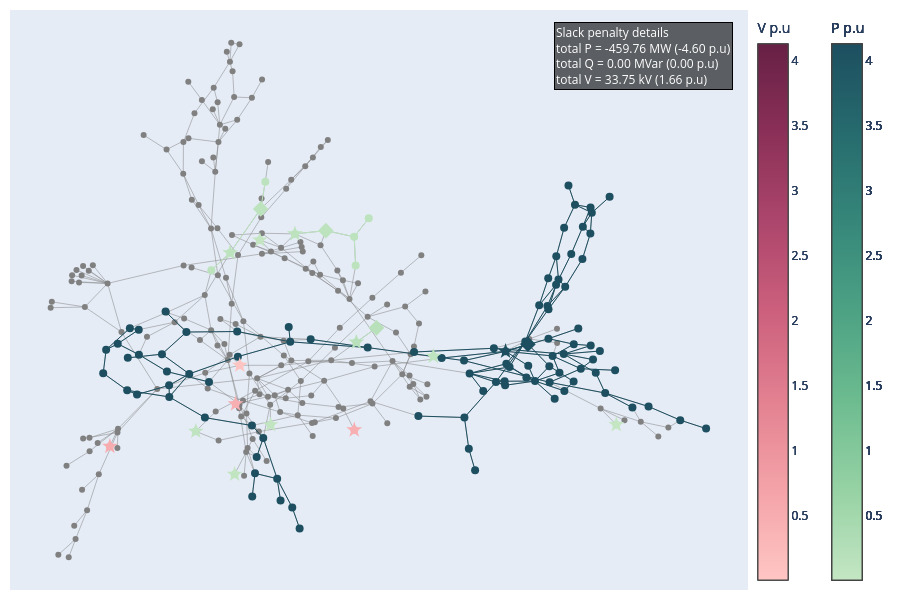

Here is the notebook cell this chart was saved with:
### Code cell
# slack_info 
pertubation = "active-perturbation"
data = pd.read_csv(
    network_name +"_" + pertubation + ".csv",
    sep=";",
    engine="python",
    index_col=False,
   # on_bad_lines="skip",
)
optim_info = pd.read_csv(
    network_name + "_" + pertubation + "_optim_info.csv",
    sep=";",
    engine="python",
    index_col=False,
)
extension_in = '.xiidm'
network = pn.load('./Outputs/' + network +"-"+pertubation + extension_in)
edges = edges_with_impedance(network)

data_grouped = data.groupby('busId')[['type','slackValue_pu','slackValue','gen','controlevoltage','transfo','shunt','load','info']].agg(unique_list)
data_grouped['Total_slack_abs'] = data_grouped['slackValue_pu'].apply(lambda x: builtins.sum(abs(slack) for slack in x) if isinstance(x, list) else abs(x))
G, dist, pos = network_construction(edges, data_grouped)
clusters = slack_subgraph(G, data_grouped)
data_grouped = cluster_subgraph(G, clusters, data_grouped, dist)
fig = plot_slack_cluster(G, pos, clusters,data_grouped,data, col_centroid='centroid')
fig.show()

### Figure 1 — Plotly figure (JSON) as saved in the notebook; plotly's stock layout.template omitted (floating-point values rounded to 4 significant figures; data arrays with more than 128 entries replaced by an {"elided": "..."} marker saying what was removed)
{"data": [{"hovertemplate": "%{text}<extra></extra>", "line": {"color": "grey", "width": 0.5}, "mode": "lines", "name": "edges", "text": {"elided": "818 str values"}, "type": "scatter", "x": {"elided": "1227 float values"}, "y": {"elided": "1227 float values"}}, {"hovertemplate": "%{text}<extra></extra>", "marker": {"color": "gray", "size": 6}, "mode": "markers", "name": "All nodes", "text": {"elided": "185 str values"}, "type": "scatter", "x": {"elided": "185 float values"}, "y": {"elided": "185 float values"}}, {"hovertemplate": "%{text}<extra></extra>", "marker": {"cmax": 4.13, "cmin": 0.007235, "color": "rgb(29, 79, 96)", "colorbar": {"title": {"text": "P p.u"}, "x": 1.1}, "colorscale": [[0, "rgb(196, 230, 195)"], [0.1667, "rgb(150, 210, 164)"], [0.3333, "rgb(109, 188, 144)"], [0.5, "rgb(77, 162, 132)"], [0.6667, "rgb(54, 135, 122)"], [0.8333, "rgb(38, 107, 110)"], [1, "rgb(29, 79, 96)"]], "size": 12, "symbol": "star"}, "mode": "markers", "name": "Centroids", "text": ["Centroid: VL3_0<br>Gen: [nan]<br>Controle voltage type: N/A<br>Controle voltage location: N/A<br>Controle voltage status: N/A<br>Transfo: [nan]<br>Shunt: [nan]<br>Load: ['VL3_0_load']<br>number of nodes: 94<br><br>Total P = -391.9002 MW (-3.92 p.u)<br>Total Q = 0.00 MVar (0.00 p.u)<br>Total V = 6.45 kV (0.2109 p.u)"], "type": "scatter", "x": [0.4327], "y": [-0.08716]}, {"hovertemplate": "%{text}<extra></extra>", "marker": {"color": "rgb(29, 79, 96)", "size": 12, "symbol": "diamond"}, "mode": "markers", "name": "Second centroids", "text": ["Second centroid: VL7001_2<br>Gen: ['B7003-G']<br>Transfo: [nan, nan]<br>Shunt: [nan]<br>Load: [nan]<br>"], "type": "scatter", "x": [0.4844], "y": [-0.06209]}, {"line": {"color": "rgb(29, 79, 96)", "width": 1}, "mode": "lines", "type": "scatter", "x": {"elided": "354 float values"}, "y": {"elided": "354 float values"}}, {"hovertemplate": "%{text}<extra></extra>", "marker": {"color": "rgb(29, 79, 96)", "size": 8, "symbol": "circle"}, "mode": "markers", "text": ["VL130_1<br>slack: [-0.009155] p.u <br>type: ['P']", "VL70_0<br>slack: [-0.104506] p.u <br>type: ['P']", "VL9_0<br>slack: [-0.049056] p.u <br>type: ['P']", "VL169_0<br>slack: [-0.052013] p.u <br>type: ['P']", "VL11_0<br>slack: [-0.017547] p.u <br>type: ['P']", "VL1_0<br>slack: [-0.087044] p.u <br>type: ['P']", "VL4_0<br>slack: [-0.009528] p.u <br>type: ['P']", "VL13_0<br>slack: [-0.034604] p.u <br>type: ['P']", "VL135_0<br>slack: [-0.040534] p.u <br>type: ['P']", "VL104_0<br>slack: [-0.031274] p.u <br>type: ['P']", "VL528_0<br>slack: [-0.115386] p.u <br>type: ['P']", "VL22_0<br>slack: [-0.045928] p.u <br>type: ['P']", "VL205_0<br>slack: [-0.015006] p.u <br>type: ['P']", "VL201_0<br>slack: [-0.035694] p.u <br>type: ['P']", "VL116_0<br>slack: [-0.04248] p.u <br>type: ['P']", "VL130_0<br>slack: [-0.007598] p.u <br>type: ['P']", "VL117_0<br>slack: [-0.048875] p.u <br>type: ['P']", "VL8_0<br>slack: [-0.012108, 0.001716] p.u <br>type: ['P', 'V']", "VL108_0<br>slack: [-0.04203] p.u <br>type: ['P']", "VL132_0<br>slack: [-0.017979] p.u <br>type: ['P']", "VL115_0<br>slack: [-0.053251] p.u <br>type: ['P']", "VL122_0<br>slack: [-0.063056] p.u <br>type: ['P']", "VL27_0<br>slack: [-0.10417] p.u <br>type: ['P']", "VL113_0<br>slack: [-0.056183] p.u <br>type: ['P']", "VL128_0<br>slack: [-0.041736] p.u <br>type: ['P']", "VL1190_0<br>slack: [-0.048052] p.u <br>type: ['P']", "VL324_0<br>slack: [-0.081575] p.u <br>type: ['P']", "VL7011_1<br>slack: [-0.016902] p.u <br>type: ['P']", "VL132_1<br>slack: [-0.01524] p.u <br>type: ['P']", "VL116_1<br>slack: [-0.052904] p.u <br>type: ['P']", "VL160_0<br>slack: [-0.057739] p.u <br>type: ['P']", "VL5_0<br>slack: [-0.060539] p.u <br>type: ['P']", "VL20_0<br>slack: [-0.040756] p.u <br>type: ['P']", "VL119_0<br>slack: [-0.045169] p.u <br>type: ['P']", "VL3_0<br>slack: [-0.013575] p.u <br>type: ['P']", "VL7011_0<br>slack: [-0.017357] p.u <br>type: ['P']", "VL120_0<br>slack: [-0.044224] p.u <br>type: ['P']", "VL115_1<br>slack: [-0.051554] p.u <br>type: ['P']", "VL206_0<br>slack: [-0.048335] p.u <br>type: ['P']", "VL19_0<br>slack: [-0.03277] p.u <br>type: ['P']", "VL72_0<br>slack: [-0.010244] p.u <br>type: ['P']", "VL184_0<br>slack: [-0.041934] p.u <br>type: ['P']", "VL207_0<br>slack: [-0.050512] p.u <br>type: ['P']", "VL127_0<br>slack: [-0.071941] p.u <br>type: ['P']", "VL157_0<br>slack: [-0.062347] p.u <br>type: ['P']", "VL193_1<br>slack: [-0.018458] p.u <br>type: ['P']", "VL110_0<br>slack: [-0.071872] p.u <br>type: ['P']", "VL114_0<br>slack: [-0.058881] p.u <br>type: ['P']", "VL86_0<br>slack: [-0.023918] p.u <br>type: ['P']", "VL7001_0<br>slack: [-0.085616] p.u <br>type: ['P']", "VL73_0<br>slack: [-0.006259] p.u <br>type: ['P']", "VL71_0<br>slack: [-0.038434] p.u <br>type: ['P']", "VL126_0<br>slack: [-0.086016] p.u <br>type: ['P']", "VL10_1<br>slack: [-0.017848] p.u <br>type: ['P']", "VL26_0<br>slack: [-0.058667] p.u <br>type: ['P']", "VL109_0<br>slack: [-0.073862] p.u <br>type: ['P']", "VL322_0<br>slack: [-0.030427] p.u <br>type: ['P']", "VL87_0<br>slack: [-0.033048] p.u <br>type: ['P']", "VL112_0<br>slack: [-0.066101] p.u <br>type: ['P']", "VL208_0<br>slack: [-0.007186] p.u <br>type: ['P']", "VL134_0<br>slack: [-0.049939] p.u <br>type: ['P']", "VL167_0<br>slack: [-0.058574] p.u <br>type: ['P']", "VL170_0<br>slack: [-0.021509] p.u <br>type: ['P']", "VL76_0<br>slack: [-0.010419, 0.033304] p.u <br>type: ['P', 'V']", "VL158_0<br>slack: [-0.059574] p.u <br>type: ['P']", "VL14_0<br>slack: [-0.040595] p.u <br>type: ['P']", "VL185_0<br>slack: [-0.02756] p.u <br>type: ['P']", "VL171_0<br>slack: [-0.046172] p.u <br>type: ['P']", "VL130_2<br>slack: [-0.009674] p.u <br>type: ['P']", "VL7071_0<br>slack: [-0.037621] p.u <br>type: ['P']", "VL7130_0<br>slack: [-0.005355] p.u <br>type: ['P']", "VL10_0<br>slack: [-0.018232] p.u <br>type: ['P']", "VL125_0<br>slack: [-0.101967] p.u <br>type: ['P']", "VL123_0<br>slack: [-0.106721] p.u <br>type: ['P']", "VL1201_0<br>slack: [-0.039646] p.u <br>type: ['P']", "VL320_0<br>slack: [-0.054782] p.u <br>type: ['P']", "VL193_0<br>slack: [-0.008724] p.u <br>type: ['P']", "VL133_0<br>slack: [-0.040875] p.u <br>type: ['P']", "VL99_0<br>slack: [-0.043384] p.u <br>type: ['P']", "VL159_0<br>slack: [-0.051015] p.u <br>type: ['P']", "VL102_0<br>slack: [-0.018599] p.u <br>type: ['P']", "VL7001_2<br>slack: [-0.011859, 0.175886] p.u <br>type: ['P', 'V']", "VL1200_0<br>slack: [-0.04405] p.u <br>type: ['P']", "VL118_0<br>slack: [-0.046824] p.u <br>type: ['P']", "VL323_0<br>slack: [-0.020695] p.u <br>type: ['P']", "VL85_0<br>slack: [-0.035463] p.u <br>type: ['P']", "VL94_0<br>slack: [-0.044341] p.u <br>type: ['P']", "VL69_0<br>slack: [-0.017464] p.u <br>type: ['P']", "VL7_0<br>slack: [-0.015008] p.u <br>type: ['P']", "VL531_0<br>slack: [-0.020347] p.u <br>type: ['P']", "VL129_0<br>slack: [-0.039818] p.u <br>type: ['P']", "VL47_0<br>slack: [-0.017144] p.u <br>type: ['P']", "VL21_0<br>slack: [-0.036299] p.u <br>type: ['P']", "VL168_0<br>slack: [-0.041752] p.u <br>type: ['P']"], "type": "scatter", "x": [0.5571, -0.0596, 0.6292, 0.4344, 0.5671, 0.5316, 0.2853, 0.6408, 0.2315, -0.3039, -0.04257, 0.7255, -0.4624, -0.3488, 0.5678, 0.5007, 0.5843, 0.4058, -0.3603, 0.5337, 0.6101, 0.5703, 0.7627, -0.2612, 0.4316, 0.6728, -0.4391, 0.6855, 0.5684, 0.5498, 0.5311, 0.5902, 0.6626, 0.6318, 0.4327, 0.6504, 0.5929, 0.6284, -0.4891, 0.3368, -0.1456, 0.3479, -0.4959, 0.4105, 0.5318, -0.4135, -0.3438, -0.4405, -0.06422, 0.6006, -0.1265, -0.09438, 0.4783, 0.6064, 0.8358, -0.3433, -0.352, 0.1145, -0.4178, -0.4344, 0.3377, 0.4807, 0.5897, -0.1417, 0.5103, 0.2215, 0.3624, 0.3811, 0.4851, -0.08658, 0.546, 0.6346, 0.5294, 0.5549, 0.6288, 0.8955, -0.4139, 0.3498, -0.2973, 0.5493, -0.1867, 0.4844, 0.5779, 0.6111, -0.06772, -0.1851, -0.01707, -0.2517, 0.5413, -0.1519, 0.442, -0.1526, 0.5344, 0.4305], "y": [-0.163, -0.6377, -0.06678, -0.1308, -0.09674, -0.0427, -0.1108, -0.163, -0.3154, -0.01927, -0.7114, -0.2854, -0.06058, -0.1586, 0.3478, -0.192, 0.256, -0.07643, -0.09726, -0.1395, 0.2381, 0.1402, -0.2817, -0.3208, -0.2069, 0.4571, -0.1103, -0.154, -0.2267, 0.2476, 0.17, -0.06215, -0.2343, 0.4011, -0.08716, -0.08611, 0.4296, 0.3282, -0.08177, -0.12, -0.5172, -0.4304, -0.1644, -0.1954, 0.06128, -0.09896, -0.2071, -0.2247, -0.05368, -0.006537, -0.3925, -0.5361, -0.05264, -0.1485, -0.3298, -0.2479, 0.05293, -0.07409, -0.2394, -0.005614, -0.3203, -0.1799, -0.1937, -0.4594, 0.07523, -0.08971, -0.5067, -0.2274, -0.1382, -0.6132, -0.2542, -0.1164, 0.07252, 0.1661, 0.4195, -0.3594, -0.01106, -0.1652, -0.1668, 0.1475, -0.01746, -0.06209, 0.4966, 0.3521, -0.001864, -0.106, -0.04485, -0.1952, -0.1035, -0.5985, -0.1424, -0.3487, -0.1965, -0.1926]}, {"hovertemplate": "%{text}<extra></extra>", "marker": {"cmax": 4.13, "cmin": 0.007235, "color": "rgb(196, 230, 195)", "colorbar": {"title": {"text": "P p.u"}, "x": 1.1}, "colorscale": [[0, "rgb(196, 230, 195)"], [0.1667, "rgb(150, 210, 164)"], [0.3333, "rgb(109, 188, 144)"], [0.5, "rgb(77, 162, 132)"], [0.6667, "rgb(54, 135, 122)"], [0.8333, "rgb(38, 107, 110)"], [1, "rgb(29, 79, 96)"]], "size": 12, "symbol": "star"}, "mode": "markers", "name": "Centroids", "text": ["Centroid: VL319_0<br>Gen: [nan]<br>Controle voltage type: N/A<br>Controle voltage location: N/A<br>Controle voltage status: N/A<br>Transfo: [nan]<br>Shunt: [nan]<br>Load: ['VL319_0_load']<br>number of nodes: 1<br><br>Total P = -0.7235 MW (-0.01 p.u)<br>Total Q = 0.00 MVar (0.00 p.u)<br>Total V = 0.00 kV (0.0000 p.u)"], "type": "scatter", "x": [0.6883], "y": [-0.3458]}, {"line": {"color": "rgb(196, 230, 195)", "width": 1}, "mode": "lines", "type": "scatter", "x": [], "y": []}, {"hovertemplate": "%{text}<extra></extra>", "marker": {"color": "rgb(196, 230, 195)", "size": 8, "symbol": "circle"}, "mode": "markers", "text": ["VL319_0<br>slack: [-0.007235] p.u <br>type: ['P']"], "type": "scatter", "x": [0.6883], "y": [-0.3458]}, {"hovertemplate": "%{text}<extra></extra>", "marker": {"cmax": 4.13, "cmin": 0.007235, "color": "rgb(191, 228, 192)", "colorbar": {"title": {"text": "P p.u"}, "x": 1.1}, "colorscale": [[0, "rgb(196, 230, 195)"], [0.1667, "rgb(150, 210, 164)"], [0.3333, "rgb(109, 188, 144)"], [0.5, "rgb(77, 162, 132)"], [0.6667, "rgb(54, 135, 122)"], [0.8333, "rgb(38, 107, 110)"], [1, "rgb(29, 79, 96)"]], "size": 12, "symbol": "star"}, "mode": "markers", "name": "Centroids", "text": ["Centroid: VL526_0<br>Gen: [nan]<br>Controle voltage type: N/A<br>Controle voltage location: N/A<br>Controle voltage status: N/A<br>Transfo: [nan]<br>Shunt: [nan]<br>Load: ['VL526_0_load']<br>number of nodes: 1<br><br>Total P = -7.9616 MW (-0.08 p.u)<br>Total Q = 0.00 MVar (0.00 p.u)<br>Total V = 0.00 kV (0.0000 p.u)"], "type": "scatter", "x": [0.2661], "y": [-0.105]}, {"line": {"color": "rgb(191, 228, 192)", "width": 1}, "mode": "lines", "type": "scatter", "x": [], "y": []}, {"hovertemplate": "%{text}<extra></extra>", "marker": {"color": "rgb(191, 228, 192)", "size": 8, "symbol": "circle"}, "mode": "markers", "text": ["VL526_0<br>slack: [-0.079616] p.u <br>type: ['P']"], "type": "scatter", "x": [0.2661], "y": [-0.105]}, {"hovertemplate": "%{text}<extra></extra>", "marker": {"cmax": 4.13, "cmin": 0.007235, "color": "rgb(194, 229, 193)", "colorbar": {"title": {"text": "P p.u"}, "x": 1.1}, "colorscale": [[0, "rgb(196, 230, 195)"], [0.1667, "rgb(150, 210, 164)"], [0.3333, "rgb(109, 188, 144)"], [0.5, "rgb(77, 162, 132)"], [0.6667, "rgb(54, 135, 122)"], [0.8333, "rgb(38, 107, 110)"], [1, "rgb(29, 79, 96)"]], "size": 12, "symbol": "star"}, "mode": "markers", "name": "Centroids", "text": ["Centroid: VL562_0<br>Gen: [nan]<br>Controle voltage type: N/A<br>Controle voltage location: N/A<br>Controle voltage status: N/A<br>Transfo: [nan]<br>Shunt: [nan]<br>Load: ['VL562_0_load']<br>number of nodes: 1<br><br>Total P = -4.2047 MW (-0.04 p.u)<br>Total Q = 0.00 MVar (0.00 p.u)<br>Total V = 0.00 kV (0.0000 p.u)"], "type": "scatter", "x": [-0.1097], "y": [-0.3461]}, {"line": {"color": "rgb(194, 229, 193)", "width": 1}, "mode": "lines", "type": "scatter", "x": [], "y": []}, {"hovertemplate": "%{text}<extra></extra>", "marker": {"color": "rgb(194, 229, 193)", "size": 8, "symbol": "circle"}, "mode": "markers", "text": ["VL562_0<br>slack: [-0.042047] p.u <br>type: ['P']"], "type": "scatter", "x": [-0.1097], "y": [-0.3461]}, {"hovertemplate": "%{text}<extra></extra>", "marker": {"cmax": 4.13, "cmin": 0.007235, "color": "rgb(194, 229, 193)", "colorbar": {"title": {"text": "P p.u"}, "x": 1.1}, "colorscale": [[0, "rgb(196, 230, 195)"], [0.1667, "rgb(150, 210, 164)"], [0.3333, "rgb(109, 188, 144)"], [0.5, "rgb(77, 162, 132)"], [0.6667, "rgb(54, 135, 122)"], [0.8333, "rgb(38, 107, 110)"], [1, "rgb(29, 79, 96)"]], "size": 12, "symbol": "star"}, "mode": "markers", "name": "Centroids", "text": ["Centroid: VL609_0<br>Gen: [nan]<br>Controle voltage type: N/A<br>Controle voltage location: N/A<br>Controle voltage status: N/A<br>Transfo: [nan]<br>Shunt: [nan]<br>Load: ['VL609_0_load']<br>number of nodes: 1<br><br>Total P = -4.3527 MW (-0.04 p.u)<br>Total Q = 0.00 MVar (0.00 p.u)<br>Total V = 0.00 kV (0.0000 p.u)"], "type": "scatter", "x": [-0.1926], "y": [-0.5205]}, {"line": {"color": "rgb(194, 229, 193)", "width": 1}, "mode": "lines", "type": "scatter", "x": [], "y": []}, {"hovertemplate": "%{text}<extra></extra>", "marker": {"color": "rgb(194, 229, 193)", "size": 8, "symbol": "circle"}, "mode": "markers", "text": ["VL609_0<br>slack: [-0.043527] p.u <br>type: ['P']"], "type": "scatter", "x": [-0.1926], "y": [-0.5205]}, {"hovertemplate": "%{text}<extra></extra>", "marker": {"cmax": 4.13, "cmin": 0.007235, "color": "rgb(254, 196, 194)", "colorbar": {"title": {"text": "V p.u"}, "x": 1}, "colorscale": [[0, "rgb(255, 198, 196)"], [0.1667, "rgb(244, 163, 168)"], [0.3333, "rgb(227, 129, 145)"], [0.5, "rgb(204, 96, 125)"], [0.6667, "rgb(173, 70, 108)"], [0.8333, "rgb(139, 48, 88)"], [1, "rgb(103, 32, 68)"]], "size": 12, "symbol": "star"}, "mode": "markers", "name": "Centroids", "text": ["Centroid: VL92_0<br>Gen: ['B92-G']<br>Controle voltage type: GENERATOR<br>Controle voltage location: [VL92_0]<br>Controle voltage status: MAIN<br>Transfo: [nan]<br>Shunt: [nan]<br>Load: ['VL92_0_load']<br>number of nodes: 1<br><br>Total P = 0.0000 MW (0.00 p.u)<br>Total Q = 0.00 MVar (0.00 p.u)<br>Total V = 5.20 kV (0.0452 p.u)"], "type": "scatter", "x": [-0.1807], "y": [-0.1364]}, {"line": {"color": "rgb(254, 196, 194)", "width": 1}, "mode": "lines", "type": "scatter", "x": [], "y": []}, {"hovertemplate": "%{text}<extra></extra>", "marker": {"color": "rgb(254, 196, 194)", "size": 8, "symbol": "circle"}, "mode": "markers", "text": ["VL92_0<br>slack: [0.045217] p.u <br>type: ['V']"], "type": "scatter", "x": [-0.1807], "y": [-0.1364]}, {"hovertemplate": "%{text}<extra></extra>", "marker": {"cmax": 4.13, "cmin": 0.007235, "color": "rgb(188, 227, 190)", "colorbar": {"title": {"text": "P p.u"}, "x": 1.1}, "colorscale": [[0, "rgb(196, 230, 195)"], [0.1667, "rgb(150, 210, 164)"], [0.3333, "rgb(109, 188, 144)"], [0.5, "rgb(77, 162, 132)"], [0.6667, "rgb(54, 135, 122)"], [0.8333, "rgb(38, 107, 110)"], [1, "rgb(29, 79, 96)"]], "size": 12, "symbol": "star"}, "mode": "markers", "name": "Centroids", "text": ["Centroid: VL173_0<br>Gen: [nan]<br>Controle voltage type: N/A<br>Controle voltage location: N/A<br>Controle voltage status: N/A<br>Transfo: [nan]<br>Shunt: ['VL173_0_shunt_compensators']<br>Load: ['VL173_0_load']<br>number of nodes: 5<br><br>Total P = -12.7279 MW (-0.13 p.u)<br>Total Q = 0.00 MVar (0.00 p.u)<br>Total V = 0.00 kV (0.0000 p.u)"], "type": "scatter", "x": [-0.05355], "y": [0.3266]}, {"hovertemplate": "%{text}<extra></extra>", "marker": {"color": "rgb(188, 227, 190)", "size": 12, "symbol": "diamond"}, "mode": "markers", "name": "Second centroids", "text": ["Second centroid: VL172_0<br>Gen: [nan]<br>Transfo: [nan]<br>Shunt: [nan]<br>Load: ['VL172_0_load']<br>"], "type": "scatter", "x": [0.01792], "y": [0.338]}, {"line": {"color": "rgb(188, 227, 190)", "width": 1}, "mode": "lines", "type": "scatter", "x": [0.01792, 0.08326, null, 0.01792, -0.05355, null, 0.08673, 0.08326, null, 0.08326, 0.117, null], "y": [0.338, 0.3164, null, 0.338, 0.3266, null, 0.2149, 0.3164, null, 0.3164, 0.3815, null]}, {"hovertemplate": "%{text}<extra></extra>", "marker": {"color": "rgb(188, 227, 190)", "size": 8, "symbol": "circle"}, "mode": "markers", "text": ["VL7139_0<br>slack: [-0.004426] p.u <br>type: ['P']", "VL172_0<br>slack: [-0.025772] p.u <br>type: ['P']", "VL182_0<br>slack: [-0.005252] p.u <br>type: ['P']", "VL173_0<br>slack: [-0.087253] p.u <br>type: ['P']", "VL139_0<br>slack: [-0.004576] p.u <br>type: ['P']"], "type": "scatter", "x": [0.117, 0.01792, 0.08673, -0.05355, 0.08326], "y": [0.3815, 0.338, 0.2149, 0.3266, 0.3164]}, {"hovertemplate": "%{text}<extra></extra>", "marker": {"cmax": 4.13, "cmin": 0.007235, "color": "rgb(195, 229, 194)", "colorbar": {"title": {"text": "P p.u"}, "x": 1.1}, "colorscale": [[0, "rgb(196, 230, 195)"], [0.1667, "rgb(150, 210, 164)"], [0.3333, "rgb(109, 188, 144)"], [0.5, "rgb(77, 162, 132)"], [0.6667, "rgb(54, 135, 122)"], [0.8333, "rgb(38, 107, 110)"], [1, "rgb(29, 79, 96)"]], "size": 12, "symbol": "star"}, "mode": "markers", "name": "Centroids", "text": ["Centroid: VL179_0<br>Gen: [nan]<br>Controle voltage type: N/A<br>Controle voltage location: N/A<br>Controle voltage status: N/A<br>Transfo: [nan]<br>Shunt: ['VL179_0_shunt_compensators']<br>Load: ['VL179_0_load']<br>number of nodes: 1<br><br>Total P = -2.5308 MW (-0.03 p.u)<br>Total Q = 0.00 MVar (0.00 p.u)<br>Total V = 0.00 kV (0.0000 p.u)"], "type": "scatter", "x": [-0.1344], "y": [0.3048]}, {"line": {"color": "rgb(195, 229, 194)", "width": 1}, "mode": "lines", "type": "scatter", "x": [], "y": []}, {"hovertemplate": "%{text}<extra></extra>", "marker": {"color": "rgb(195, 229, 194)", "size": 8, "symbol": "circle"}, "mode": "markers", "text": ["VL179_0<br>slack: [-0.025308] p.u <br>type: ['P']"], "type": "scatter", "x": [-0.1344], "y": [0.3048]}, {"hovertemplate": "%{text}<extra></extra>", "marker": {"cmax": 4.13, "cmin": 0.007235, "color": "rgb(192, 228, 193)", "colorbar": {"title": {"text": "P p.u"}, "x": 1.1}, "colorscale": [[0, "rgb(196, 230, 195)"], [0.1667, "rgb(150, 210, 164)"], [0.3333, "rgb(109, 188, 144)"], [0.5, "rgb(77, 162, 132)"], [0.6667, "rgb(54, 135, 122)"], [0.8333, "rgb(38, 107, 110)"], [1, "rgb(29, 79, 96)"]], "size": 12, "symbol": "star"}, "mode": "markers", "name": "Centroids", "text": ["Centroid: VL154_0<br>Gen: [nan]<br>Controle voltage type: N/A<br>Controle voltage location: N/A<br>Controle voltage status: N/A<br>Transfo: [nan]<br>Shunt: ['VL154_0_shunt_compensators']<br>Load: ['VL154_0_load']<br>number of nodes: 1<br><br>Total P = -6.0727 MW (-0.06 p.u)<br>Total Q = 0.00 MVar (0.00 p.u)<br>Total V = 0.00 kV (0.0000 p.u)"], "type": "scatter", "x": [-0.2823], "y": [-0.3691]}, {"line": {"color": "rgb(192, 228, 193)", "width": 1}, "mode": "lines", "type": "scatter", "x": [], "y": []}, {"hovertemplate": "%{text}<extra></extra>", "marker": {"color": "rgb(192, 228, 193)", "size": 8, "symbol": "circle"}, "mode": "markers", "text": ["VL154_0<br>slack: [-0.060727] p.u <br>type: ['P']"], "type": "scatter", "x": [-0.2823], "y": [-0.3691]}, {"hovertemplate": "%{text}<extra></extra>", "marker": {"cmax": 4.13, "cmin": 0.007235, "color": "rgb(189, 227, 190)", "colorbar": {"title": {"text": "P p.u"}, "x": 1.1}, "colorscale": [[0, "rgb(196, 230, 195)"], [0.1667, "rgb(150, 210, 164)"], [0.3333, "rgb(109, 188, 144)"], [0.5, "rgb(77, 162, 132)"], [0.6667, "rgb(54, 135, 122)"], [0.8333, "rgb(38, 107, 110)"], [1, "rgb(29, 79, 96)"]], "size": 12, "symbol": "star"}, "mode": "markers", "name": "Centroids", "text": ["Centroid: VL200_0<br>Gen: [nan]<br>Controle voltage type: N/A<br>Controle voltage location: N/A<br>Controle voltage status: N/A<br>Transfo: [nan]<br>Shunt: [nan]<br>Load: ['VL200_0_load']<br>number of nodes: 4<br><br>Total P = -10.7742 MW (-0.11 p.u)<br>Total Q = 0.00 MVar (0.00 p.u)<br>Total V = 0.00 kV (0.0000 p.u)"], "type": "scatter", "x": [-0.203], "y": [0.2601]}, {"hovertemplate": "%{text}<extra></extra>", "marker": {"color": "rgb(189, 227, 190)", "size": 12, "symbol": "diamond"}, "mode": "markers", "name": "Second centroids", "text": ["Second centroid: VL248_0<br>Gen: [nan]<br>Transfo: [nan]<br>Shunt: ['VL248_0_shunt_compensators']<br>Load: ['VL248_0_load']<br>"], "type": "scatter", "x": [-0.1326], "y": [0.4143]}, {"line": {"color": "rgb(189, 227, 190)", "width": 1}, "mode": "lines", "type": "scatter", "x": [-0.203, -0.2464, null, -0.203, -0.1326, null, -0.1326, -0.1217, null], "y": [0.2601, 0.1985, null, 0.2601, 0.4143, null, 0.4143, 0.5103, null]}, {"hovertemplate": "%{text}<extra></extra>", "marker": {"color": "rgb(189, 227, 190)", "size": 8, "symbol": "circle"}, "mode": "markers", "text": ["VL200_0<br>slack: [-0.027468] p.u <br>type: ['P']", "VL249_0<br>slack: [-0.028632] p.u <br>type: ['P']", "VL248_0<br>slack: [-0.024083] p.u <br>type: ['P']", "VL199_0<br>slack: [-0.027558] p.u <br>type: ['P']"], "type": "scatter", "x": [-0.203, -0.1217, -0.1326, -0.2464], "y": [0.2601, 0.5103, 0.4143, 0.1985]}, {"hovertemplate": "%{text}<extra></extra>", "marker": {"cmax": 4.13, "cmin": 0.007235, "color": "rgb(184, 225, 187)", "colorbar": {"title": {"text": "P p.u"}, "x": 1.1}, "colorscale": [[0, "rgb(196, 230, 195)"], [0.1667, "rgb(150, 210, 164)"], [0.3333, "rgb(109, 188, 144)"], [0.5, "rgb(77, 162, 132)"], [0.6667, "rgb(54, 135, 122)"], [0.8333, "rgb(38, 107, 110)"], [1, "rgb(29, 79, 96)"]], "size": 12, "symbol": "star"}, "mode": "markers", "name": "Centroids", "text": ["Centroid: VL15_1<br>Gen: [nan]<br>Controle voltage type: N/A<br>Controle voltage location: N/A<br>Controle voltage status: N/A<br>Transfo: [nan]<br>Shunt: [nan]<br>Load: ['VL15_1_load']<br>number of nodes: 2<br><br>Total P = -18.5088 MW (-0.19 p.u)<br>Total Q = 0.00 MVar (0.00 p.u)<br>Total V = 0.00 kV (0.0000 p.u)"], "type": "scatter", "x": [0.0883], "y": [-0.05497]}, {"hovertemplate": "%{text}<extra></extra>", "marker": {"color": "rgb(184, 225, 187)", "size": 12, "symbol": "diamond"}, "mode": "markers", "name": "Second centroids", "text": ["Second centroid: VL7017_0<br>Gen: ['B7017-G']<br>Transfo: [nan]<br>Shunt: [nan]<br>Load: [nan]<br>"], "type": "scatter", "x": [0.1349], "y": [-0.004516]}, {"line": {"color": "rgb(184, 225, 187)", "width": 1}, "mode": "lines", "type": "scatter", "x": [0.1349, 0.0883, null], "y": [-0.004516, -0.05497, null]}, {"hovertemplate": "%{text}<extra></extra>", "marker": {"color": "rgb(184, 225, 187)", "size": 8, "symbol": "circle"}, "mode": "markers", "text": ["VL7017_0<br>slack: [-0.092101] p.u <br>type: ['P']", "VL15_1<br>slack: [-0.092988] p.u <br>type: ['P']"], "type": "scatter", "x": [0.1349, 0.0883], "y": [-0.004516, -0.05497]}, {"hovertemplate": "%{text}<extra></extra>", "marker": {"cmax": 4.13, "cmin": 0.007235, "color": "rgb(248, 175, 178)", "colorbar": {"title": {"text": "V p.u"}, "x": 1}, "colorscale": [[0, "rgb(255, 198, 196)"], [0.1667, "rgb(244, 163, 168)"], [0.3333, "rgb(227, 129, 145)"], [0.5, "rgb(204, 96, 125)"], [0.6667, "rgb(173, 70, 108)"], [0.8333, "rgb(139, 48, 88)"], [1, "rgb(103, 32, 68)"]], "size": 12, "symbol": "star"}, "mode": "markers", "name": "Centroids", "text": ["Centroid: VL7039_0<br>Gen: ['B7039-G']<br>Controle voltage type: GENERATOR<br>Controle voltage location: [VL7039_0]<br>Controle voltage status: MAIN<br>Transfo: [nan]<br>Shunt: [nan]<br>Load: [nan]<br>number of nodes: 1<br><br>Total P = 0.0000 MW (0.00 p.u)<br>Total Q = 0.00 MVar (0.00 p.u)<br>Total V = 9.00 kV (0.4500 p.u)"], "type": "scatter", "x": [0.08345], "y": [-0.3643]}, {"line": {"color": "rgb(248, 175, 178)", "width": 1}, "mode": "lines", "type": "scatter", "x": [], "y": []}, {"hovertemplate": "%{text}<extra></extra>", "marker": {"color": "rgb(248, 175, 178)", "size": 8, "symbol": "circle"}, "mode": "markers", "text": ["VL7039_0<br>slack: [0.45] p.u <br>type: ['V']"], "type": "scatter", "x": [0.08345], "y": [-0.3643]}, {"hovertemplate": "%{text}<extra></extra>", "marker": {"cmax": 4.13, "cmin": 0.007235, "color": "rgb(248, 175, 178)", "colorbar": {"title": {"text": "V p.u"}, "x": 1}, "colorscale": [[0, "rgb(255, 198, 196)"], [0.1667, "rgb(244, 163, 168)"], [0.3333, "rgb(227, 129, 145)"], [0.5, "rgb(204, 96, 125)"], [0.6667, "rgb(173, 70, 108)"], [0.8333, "rgb(139, 48, 88)"], [1, "rgb(103, 32, 68)"]], "size": 12, "symbol": "star"}, "mode": "markers", "name": "Centroids", "text": ["Centroid: VL7049_0<br>Gen: ['B7049-G']<br>Controle voltage type: GENERATOR<br>Controle voltage location: [VL7049_0]<br>Controle voltage status: MAIN<br>Transfo: [nan]<br>Shunt: [nan]<br>Load: [nan]<br>number of nodes: 1<br><br>Total P = 0.0000 MW (0.00 p.u)<br>Total Q = 0.00 MVar (0.00 p.u)<br>Total V = 6.20 kV (0.4493 p.u)"], "type": "scatter", "x": [-0.1905], "y": [-0.2727]}, {"line": {"color": "rgb(248, 175, 178)", "width": 1}, "mode": "lines", "type": "scatter", "x": [], "y": []}, {"hovertemplate": "%{text}<extra></extra>", "marker": {"color": "rgb(248, 175, 178)", "size": 8, "symbol": "circle"}, "mode": "markers", "text": ["VL7049_0<br>slack: [0.4493] p.u <br>type: ['V']"], "type": "scatter", "x": [-0.1905], "y": [-0.2727]}, {"hovertemplate": "%{text}<extra></extra>", "marker": {"cmax": 4.13, "cmin": 0.007235, "color": "rgb(247, 173, 176)", "colorbar": {"title": {"text": "V p.u"}, "x": 1}, "colorscale": [[0, "rgb(255, 198, 196)"], [0.1667, "rgb(244, 163, 168)"], [0.3333, "rgb(227, 129, 145)"], [0.5, "rgb(204, 96, 125)"], [0.6667, "rgb(173, 70, 108)"], [0.8333, "rgb(139, 48, 88)"], [1, "rgb(103, 32, 68)"]], "size": 12, "symbol": "star"}, "mode": "markers", "name": "Centroids", "text": ["Centroid: VL9051_3<br>Gen: ['B9054-G']<br>Controle voltage type: GENERATOR<br>Controle voltage location: [VL9051_3]<br>Controle voltage status: MAIN<br>Transfo: [nan]<br>Shunt: [nan]<br>Load: [nan]<br>number of nodes: 1<br><br>Total P = 0.0000 MW (0.00 p.u)<br>Total Q = 0.00 MVar (0.00 p.u)<br>Total V = 6.90 kV (0.5000 p.u)"], "type": "scatter", "x": [-0.4806], "y": [-0.4221]}, {"line": {"color": "rgb(247, 173, 176)", "width": 1}, "mode": "lines", "type": "scatter", "x": [], "y": []}, {"hovertemplate": "%{text}<extra></extra>", "marker": {"color": "rgb(247, 173, 176)", "size": 8, "symbol": "circle"}, "mode": "markers", "text": ["VL9051_3<br>slack: [0.5] p.u <br>type: ['V']"], "type": "scatter", "x": [-0.4806], "y": [-0.4221]}], "layout": {"annotations": [{"align": "left", "bgcolor": "rgba(0,0,0,0.6)", "bordercolor": "black", "borderwidth": 1, "font": {"color": "white", "size": 12}, "showarrow": false, "text": "Slack penalty details <br>total P = -459.76 MW (-4.60 p.u)<br>total Q = 0.00 MVar (0.00 p.u)<br>total V = 33.75 kV (1.66 p.u)", "x": 0.98, "xref": "paper", "y": 0.98, "yref": "paper"}], "height": 600, "margin": {"b": 10, "l": 10, "r": 10, "t": 10}, "showlegend": false, "width": 900, "xaxis": {"visible": false}, "yaxis": {"visible": false}}}
